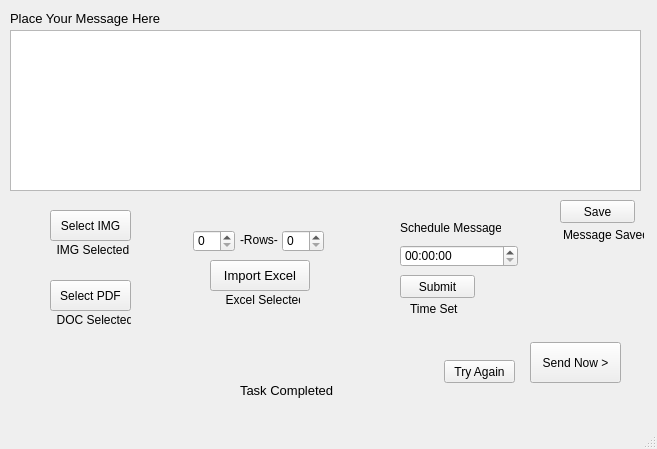
<?xml version="1.0" encoding="UTF-8"?>
<ui version="4.0">
 <class>MainWindow</class>
 <widget class="QMainWindow" name="MainWindow">
  <property name="geometry">
   <rect>
    <x>0</x>
    <y>0</y>
    <width>657</width>
    <height>449</height>
   </rect>
  </property>
  <property name="windowTitle">
   <string>MainWindow</string>
  </property>
  <widget class="QWidget" name="centralwidget">
   <widget class="QLabel" name="Placeur_msg_label">
    <property name="geometry">
     <rect>
      <x>10</x>
      <y>10</y>
      <width>221</width>
      <height>16</height>
     </rect>
    </property>
    <property name="font">
     <font>
      <pointsize>10</pointsize>
     </font>
    </property>
    <property name="text">
     <string>Place Your Message Here</string>
    </property>
   </widget>
   <widget class="QTextEdit" name="input_text_box">
    <property name="geometry">
     <rect>
      <x>10</x>
      <y>30</y>
      <width>631</width>
      <height>161</height>
     </rect>
    </property>
   </widget>
   <widget class="QPushButton" name="Import_excel">
    <property name="geometry">
     <rect>
      <x>210</x>
      <y>260</y>
      <width>100</width>
      <height>31</height>
     </rect>
    </property>
    <property name="font">
     <font>
      <pointsize>10</pointsize>
     </font>
    </property>
    <property name="text">
     <string>Import Excel</string>
    </property>
   </widget>
   <widget class="QPushButton" name="Send_now">
    <property name="geometry">
     <rect>
      <x>530</x>
      <y>342</y>
      <width>91</width>
      <height>41</height>
     </rect>
    </property>
    <property name="font">
     <font>
      <pointsize>9</pointsize>
     </font>
    </property>
    <property name="text">
     <string>Send Now &gt;</string>
    </property>
   </widget>
   <widget class="QPushButton" name="Submit">
    <property name="geometry">
     <rect>
      <x>400</x>
      <y>275</y>
      <width>75</width>
      <height>23</height>
     </rect>
    </property>
    <property name="text">
     <string>Submit</string>
    </property>
   </widget>
   <widget class="QTimeEdit" name="timeEdit_wid">
    <property name="geometry">
     <rect>
      <x>400</x>
      <y>245</y>
      <width>118</width>
      <height>22</height>
     </rect>
    </property>
   </widget>
   <widget class="QLabel" name="Schedule_msg">
    <property name="geometry">
     <rect>
      <x>400</x>
      <y>220</y>
      <width>101</width>
      <height>16</height>
     </rect>
    </property>
    <property name="font">
     <font>
      <pointsize>9</pointsize>
     </font>
    </property>
    <property name="text">
     <string>Schedule Message</string>
    </property>
   </widget>
   <widget class="QPushButton" name="Select_IMG">
    <property name="geometry">
     <rect>
      <x>50</x>
      <y>210</y>
      <width>81</width>
      <height>31</height>
     </rect>
    </property>
    <property name="text">
     <string>Select IMG</string>
    </property>
   </widget>
   <widget class="QPushButton" name="select_PDF">
    <property name="geometry">
     <rect>
      <x>50</x>
      <y>280</y>
      <width>81</width>
      <height>31</height>
     </rect>
    </property>
    <property name="text">
     <string>Select PDF</string>
    </property>
   </widget>
   <widget class="QPushButton" name="Submit_2">
    <property name="geometry">
     <rect>
      <x>560</x>
      <y>200</y>
      <width>75</width>
      <height>23</height>
     </rect>
    </property>
    <property name="text">
     <string>Save</string>
    </property>
   </widget>
   <widget class="QLabel" name="Rows">
    <property name="geometry">
     <rect>
      <x>240</x>
      <y>230</y>
      <width>41</width>
      <height>20</height>
     </rect>
    </property>
    <property name="font">
     <font>
      <pointsize>9</pointsize>
     </font>
    </property>
    <property name="text">
     <string>-Rows-</string>
    </property>
   </widget>
   <widget class="QLabel" name="IMG_Selected">
    <property name="geometry">
     <rect>
      <x>40</x>
      <y>240</y>
      <width>91</width>
      <height>20</height>
     </rect>
    </property>
    <property name="text">
     <string>     IMG Selected</string>
    </property>
   </widget>
   <widget class="QLabel" name="Doc_selected">
    <property name="geometry">
     <rect>
      <x>40</x>
      <y>310</y>
      <width>91</width>
      <height>20</height>
     </rect>
    </property>
    <property name="text">
     <string>     DOC Selected</string>
    </property>
   </widget>
   <widget class="QLabel" name="Excel_selected">
    <property name="geometry">
     <rect>
      <x>209</x>
      <y>290</y>
      <width>91</width>
      <height>20</height>
     </rect>
    </property>
    <property name="text">
     <string>     Excel Selected</string>
    </property>
   </widget>
   <widget class="QLabel" name="Task_completed">
    <property name="geometry">
     <rect>
      <x>240</x>
      <y>380</y>
      <width>111</width>
      <height>20</height>
     </rect>
    </property>
    <property name="font">
     <font>
      <pointsize>10</pointsize>
     </font>
    </property>
    <property name="text">
     <string>Task Completed</string>
    </property>
   </widget>
   <widget class="QPushButton" name="Try_again_btn">
    <property name="geometry">
     <rect>
      <x>444</x>
      <y>360</y>
      <width>71</width>
      <height>23</height>
     </rect>
    </property>
    <property name="text">
     <string>Try Again</string>
    </property>
   </widget>
   <widget class="QLabel" name="label">
    <property name="geometry">
     <rect>
      <x>563</x>
      <y>225</y>
      <width>81</width>
      <height>20</height>
     </rect>
    </property>
    <property name="text">
     <string>Message Saved</string>
    </property>
   </widget>
   <widget class="QLabel" name="Time_set">
    <property name="geometry">
     <rect>
      <x>410</x>
      <y>299</y>
      <width>51</width>
      <height>20</height>
     </rect>
    </property>
    <property name="font">
     <font>
      <pointsize>9</pointsize>
     </font>
    </property>
    <property name="text">
     <string>Time Set</string>
    </property>
   </widget>
   <widget class="QSpinBox" name="row_head_inp_2">
    <property name="geometry">
     <rect>
      <x>193</x>
      <y>230</y>
      <width>42</width>
      <height>22</height>
     </rect>
    </property>
    <property name="maximum">
     <number>999</number>
    </property>
   </widget>
   <widget class="QSpinBox" name="row_tail_inp">
    <property name="geometry">
     <rect>
      <x>282</x>
      <y>230</y>
      <width>42</width>
      <height>22</height>
     </rect>
    </property>
    <property name="maximum">
     <number>999</number>
    </property>
   </widget>
  </widget>
  <widget class="QMenuBar" name="menubar">
   <property name="geometry">
    <rect>
     <x>0</x>
     <y>0</y>
     <width>657</width>
     <height>21</height>
    </rect>
   </property>
  </widget>
  <widget class="QStatusBar" name="statusbar"/>
 </widget>
 <resources/>
 <connections/>
</ui>
